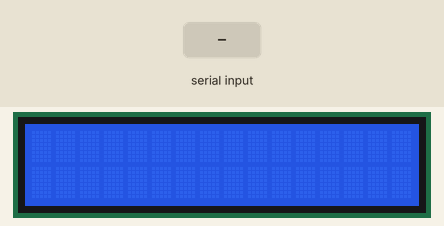
Bench run of a program on a simulated Raspberry Pi (BCM pin numbers). Parts: 16×2 character LCD. Inputs (shaded band) come from the test bench. Library files of the repository ran but are not shown: I2C_LCD_Driver.py; what the program prints to the terminal is not drawn.

Above: at 1.4 s.
1.5 s: "1" typed at the terminal, then Enter
At 1.52 s:
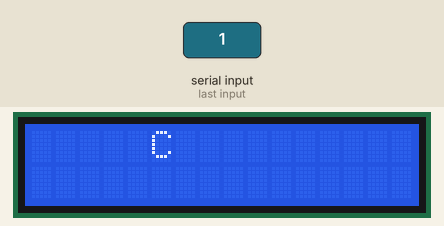
At 2.7 s:
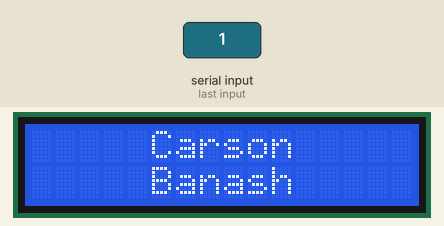
3.0 s: "2" typed at the terminal, then Enter
At 3.5 s:
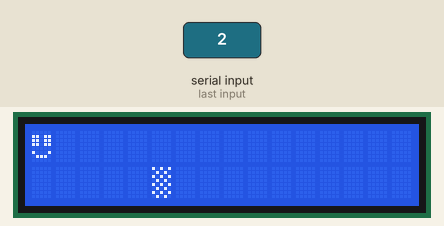
Timing chart, 0 to 6.0 s (numbered marks = the images above; inputs shaded):
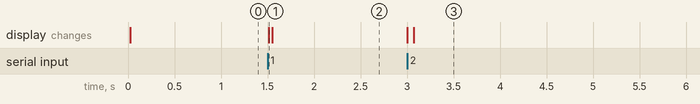

The program:

prob4.py
```python
import I2C_LCD_Driver

mylcd = I2C_LCD_Driver.lcd()

while True:
    print("welcome to the lcd python script!! \nPlease select one of the following options")
    print("\t1 - print name centered\n\t2 - print custom characters\n\t3 - clear the screen")
    choice = int(input("Please make your selection: "))

    if choice == 1:
        mylcd.lcd_clear()
        firstn = "Carson"
        lastn = "Banash"
        mylcd.lcd_display_string(string=firstn,pos=int(((16/2)-(len(firstn)/2))))
        mylcd.lcd_display_string(string=lastn,line=2,pos=int(((16/2)-(len(lastn)/2))))

    elif choice == 2:
        mylcd.lcd_clear()
        chars = [
            [0b00000,
            0b11011,
            0b11011,
            0b11011,
            0b00000,
            0b10001,
            0b01110,
            0b00000],

            [0b10101,
            0b01010,
            0b10101,
            0b01010,
            0b10101,
            0b01010,
            0b10101,
            0b01010]
        ]
        mylcd.lcd_load_custom_chars(chars)
        mylcd.lcd_write(0x80)
        mylcd.lcd_write_char(0)
        mylcd.lcd_display_string(chr(1),line=2,pos=5)

    elif choice == 3:
        mylcd.lcd_clear()
    else:
        print("Please choose one of the three options!")
```

Measured:
- after the input at 1.5 s, the display: changes at once (image 1)
- after the input at 3.0 s, the display: first changes at once (image 3 shows a later state)
